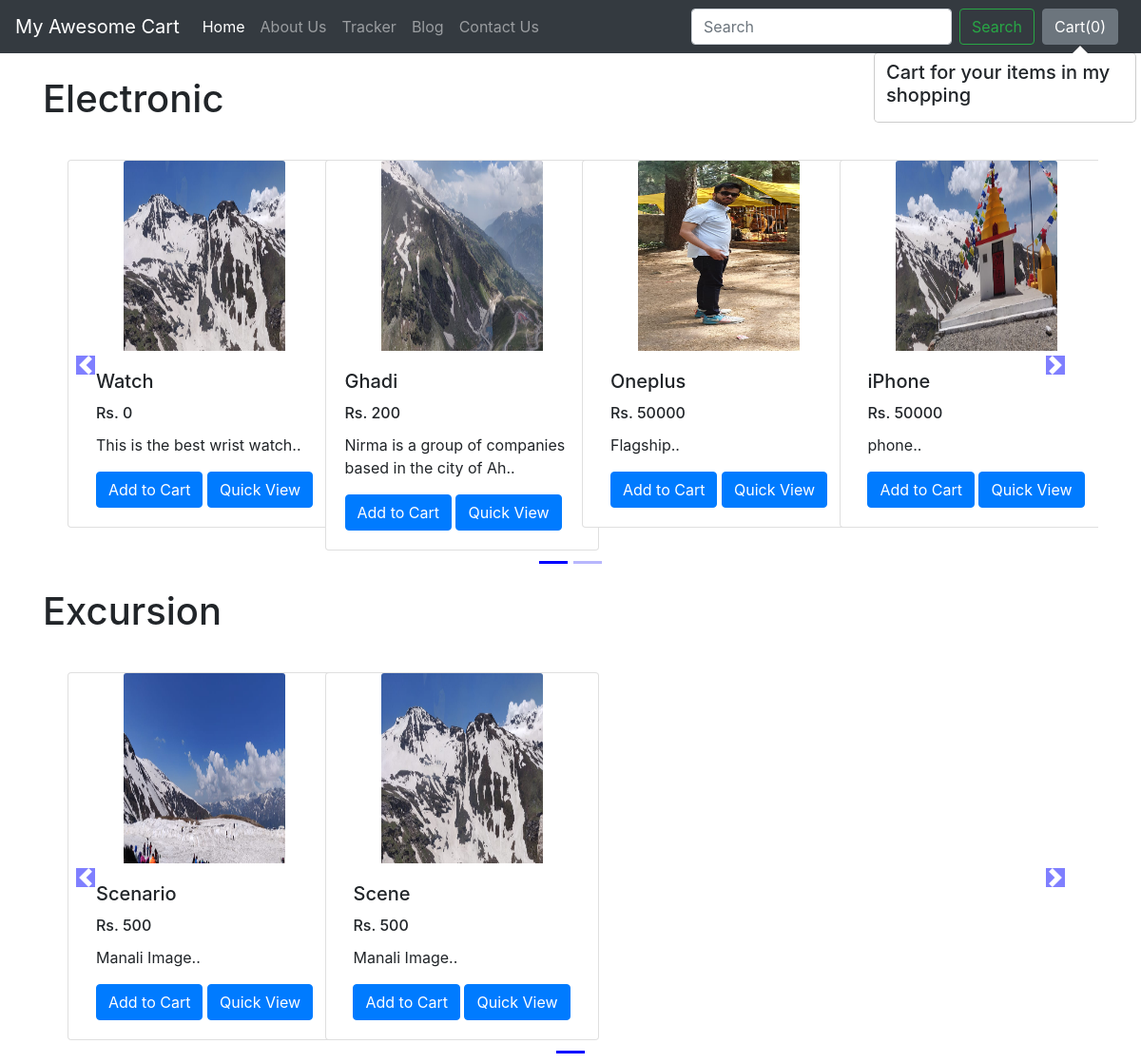
The app's page /shop/ with its own data.
### shop/models.py (models this page shows)
class Product(models.Model):
    product_id = models.AutoField
    product_name = models.CharField(max_length=50)
    desc  = models.CharField(max_length=300)
    pub_date = models.DateField()
    category = models.CharField(max_length=50, default="")
    subcategory = models.CharField(max_length=50, default="")
    price = models.IntegerField(default=0)
    image = models.ImageField(upload_to="shop/images", default="")
    def __str__(self):
        return self.product_name

### shop/views.py (the view)
# urls.py: path('', views.index, name="BlogHome"),
def index(request):
    products = Product.objects.all()
    print(products)
    allProds = []
    catprods = Product.objects.values('category', 'id')
    cats = {item['category'] for item in catprods}
    for cat in cats:
        prod = Product.objects.filter(category=cat)
        n = len(prod)
        nSlide = n//4 + ceil((n/4)-(n//4))
        allProds.append([prod, range(1, nSlide), nSlide])
    params = {'allProds': allProds}
    return render(request, 'shop/index.html', params)

### shop/templates/shop/index.html (shortened to what this page needs)
{% extends 'shop/basic.html' %}
{% block body %}
  {% load static %}
<div class="container">
    {% for product, range, nSlide in allProds%}
    <h1 class="my-4">{{product.0.category}}</h1>
    <div class="row">
<div id="demo{{forloop.counter}}" class="col carousel slide my-3" data-ride="carousel">
    <ul class="carousel-indicators">
      <li data-target="#demo{{forloop.counter}}" data-slide-to="0" class="active"></li>
      {% for i in range %}
      <li data-target="#demo{{forloop.parentloop.counter}}" data-slide-to="{{i}}" ></li>
      {% endfor %}
    </ul>
    <div class="container carousel-inner no-padding">
      <div class="carousel-item active">
        {% for i in product %}
        <div class="col-xs-3 col-sm-3 col-md-3">
          <div class="card align-items-center" style="width: 18rem;">
            <img src='/media/{{i.image}}' class="card-img-top" alt="...">
            <div class="card-body">
              <h5 class="card-title" id="namepr{{i.id}}">{{i.product_name}}</h5>
              <h6 class="card-title">Rs. <span id="pricepr{{i.id}}">{{i.price}}</span></h6>
              <p class="card-text">{{i.desc|slice:"0:53"}}..</p>
                <span id="divpr{{i.id}}" class="divpr">
                <button id="pr{{i.id}}" class="btn btn-primary cart">Add to Cart</button>
                </span>
                <a href="products/{{i.id}}"><button id="qv{{i.id}}" class="btn btn-primary cart">Quick View</button></a>
            </div>
          </div>
        </div>
        {% if forloop.counter|divisibleby:4 and forloop.counter > 0 and not forloop.last %}
      </div>
            <div class="carousel-item">
        {% endif %}
        {% endfor %}
            </div>
    </div>
</div>
    <a class="carousel-control-prev" href="#demo{{forloop.counter}}" data-slide="prev">
        <span class="carousel-control-prev-icon"></span>
    </a>
    <a class="carousel-control-next" href="#demo{{forloop.counter}}" data-slide="next">
        <span class="carousel-control-next-icon"></span>
    </a>
    </div>
{% endfor %}
</div>
{% endblock %}

### shop/templates/shop/basic.html (shortened to what this page needs)
<!doctype html>
<html lang="en">
  <head>
    <link rel="stylesheet" href="https://stackpath.bootstrapcdn.com/bootstrap/4.2.1/css/bootstrap.min.css">
  </head>
  <body>
    <nav class="navbar navbar-expand-lg navbar-dark bg-dark">
  <a class="navbar-brand" href="/shop">My Awesome Cart</a>
  <div class="collapse navbar-collapse" id="navbarSupportedContent">
    <ul class="navbar-nav mr-auto">
      <li class="nav-item active">
        <a class="nav-link" href="/shop">Home <span class="sr-only">(current)</span></a>
      </li>
      <li class="nav-item">
        <a class="nav-link" href="/shop/about">About Us</a>
      </li>
      <li class="nav-item">
        <a class="nav-link" href="/shop/tracker">Tracker</a>
      </li>
      <li class="nav-item">
        <a class="nav-link" href="/blog">Blog</a>
      </li>
      <li class="nav-item">
        <a class="nav-link" href="/shop/contact">Contact Us</a>
      </li>
    </ul>
    <form method="get" action="/shop/search/" class="form-inline my-2 my-lg-0">
      <input name="search" id="search" class="form-control mr-sm-2" type="search" placeholder="Search" aria-label="Search">
      <button class="btn btn-outline-success my-2 my-sm-0" type="submit">Search</button>
    </form>
      <button type="button"  id="popcart" class="btn btn-secondary mx-2" data-html="true" data-container="body" data-toggle="popover" data-placement="bottom" data-content="Vivamus
        sagittis lacus vel augue laoreet rutrum faucibus.">
        Cart(<span id="cart">0</span>)
      </button>
  </div>
</nav>
{% block body %}{% endblock %}
  </body>
</html>

### records on screen
Product: category "Electronic", image (picture), product_name "Watch", price "0", desc "This is the best wrist watch"
Product: image (picture), product_name "Ghadi", price "200", desc "Nirma is a group of companies based in the city of Ah"
Product: image (picture), product_name "Oneplus", price "50000", desc "Flagship"
Product: image (picture), product_name "iPhone", price "50000", desc "phone"
Product: category "Excursion", image (picture), product_name "Scenario", price "500", desc "Manali Image"
Product: image (picture), product_name "Scene", price "500", desc "Manali Image"
